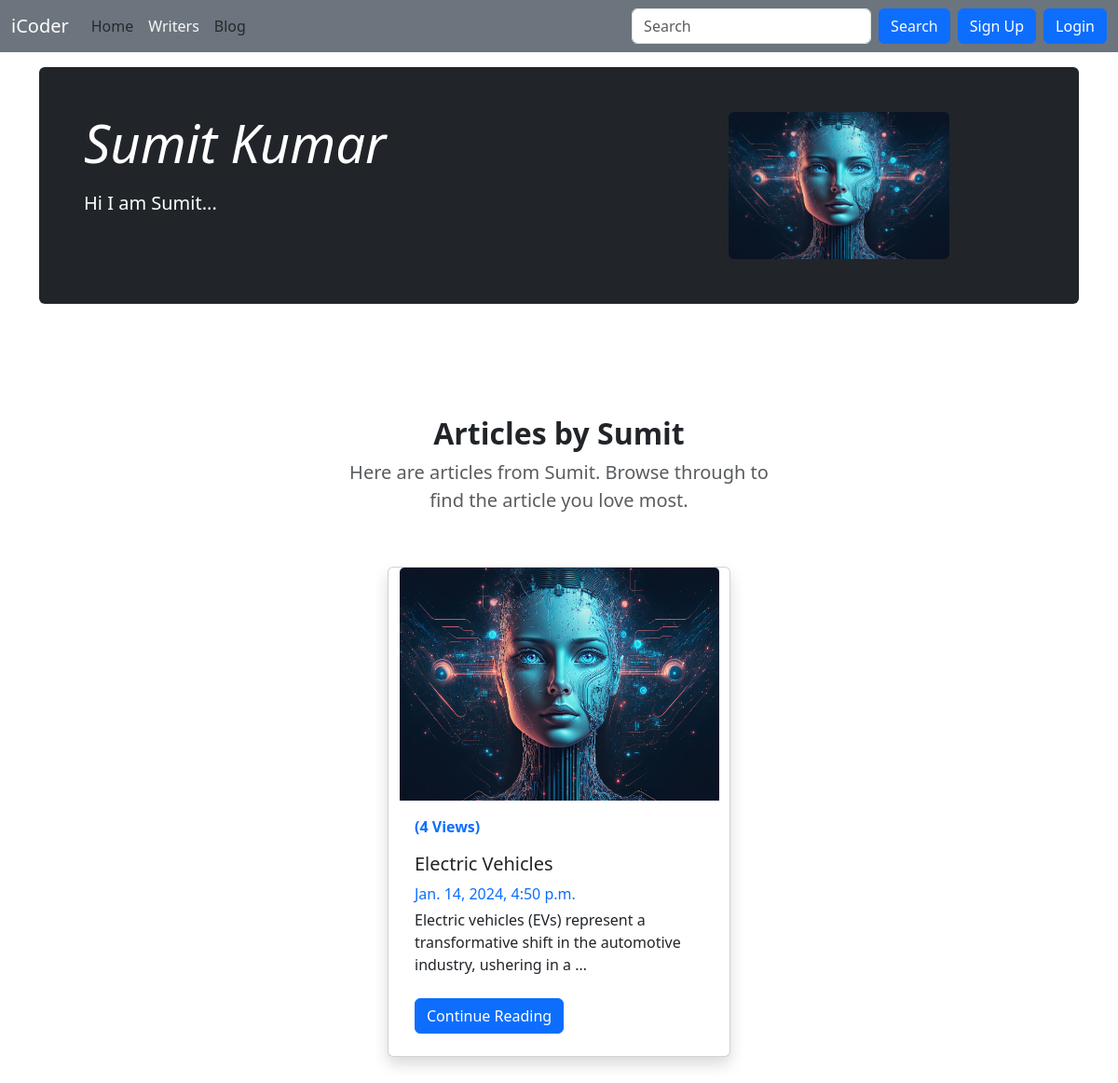
/writers/sumitkumar, run on the app's committed database.
### writers/models.py (models this page shows, shortened)
class Writer(models.Model):
    sno = models.AutoField(primary_key=True)
    username = models.CharField(max_length=15)
    firstName = models.CharField(max_length=100)
    lastName = models.CharField(max_length=100)
    email = models.CharField(max_length=100)
    password = models.CharField(max_length=100)
    bio = models.CharField(max_length=1000, default="")
    userImage  = models.ImageField(upload_to='blog/user', default='blog/user/default_user.png')

### blog/models.py (models this page shows, shortened)
class Post(models.Model):
    sno = models.AutoField(primary_key=True)
    username = models.CharField(max_length=15, default="")
    title = models.CharField(max_length=255)
    postImage  = models.ImageField(upload_to='static/img', default='static/img/default.jpg')
    content = models.TextField()
    author = models.CharField(max_length=100)
    slug = models.CharField(max_length=130)
    views = models.IntegerField(default=0)
    timeStamp = models.DateTimeField(default= now)

### writers/views.py (the view)
# urls.py: path('<str:slug>', views.UserView.as_view(), name='userView'),
class UserView(View):
    def get(self, request, slug):
        writer = Writer.objects.filter(username=slug).first()
        posts = Post.objects.filter(username=writer.username)
        context = {'writer' : writer, 'posts' : posts}
        return render(request, 'writers/userView.html', context)

### templates/writers/userView.html (shortened to what this page needs)
{% extends "base.html" %}
{% block aboutactive %} text-light {% endblock aboutactive %}
{% block body %}
<div class="container my-5 p-4">
  <div class="p-4 p-md-5 mb-4 text-white rounded bg-dark row">
    <div class="col-md-8 px-0">
      <h1 class="display-4 fst-italic">{{writer.firstName}} {{writer.lastName}}</h1>
      <p class="lead my-3">{{writer.bio}}</p>
    </div>
    <div class='userImg col-md-4'>
      <img src="/media/{{writer.userImage}}" onerror="this.src='/media/blog/user/default_user.png'" class="rounded w-75" alt="...">
    </div>
  </div>
  <div class="container">
    <section class="py-5" id='allblogs'>
      <div class="container px-5 my-5">
        <div class="row gx-5 justify-content-center">
          <div class="col-lg-8 col-xl-6">
            <div class="text-center">
              <h2 class="fw-bolder">Articles by {{writer.firstName}}</h2>
              <p class="lead fw-normal text-muted mb-5">Here are articles from {{writer.firstName}}. Browse through to
                find
                the article you love most.</p>
            </div>
          </div>
        </div>
        <div class="row justify-content-center">
          {% for post in posts %}
          <div class="card mx-2 my-2 shadow" style="width: 23rem;">
            <img src="/media/{{post.postImage}}" class="card-img-top" alt="...">
            <div class="card-body">
              <p class="text-primary"><b>({{post.views}} Views)</b></p>
              <h5 class="card-title">{{post.title}}</h5>
              <div class="mb-1 text-primary">{{post.timeStamp}}</div>
              <p class="card-text">{{post.content|truncatechars:100}}</p>
              <a href="/blog/{{post.slug}}" class="btn btn-primary my-2">Continue Reading</a>
            </div>
          </div>
          {% endfor %}
        </div>
      </div>
    </section>
  </div>
</div>
{% endblock body %}

### templates/writers/userView.html (style rules this page uses)
.card-img-top { min-height: 250px; max-height: 250px; min-width: 343px; max-width: 343px; }

### data on the page
Writer: firstName "Sumit", lastName "Kumar", bio "Hi I am Sumit...", userImage (picture)
Post: postImage (picture), views "4", title "Electric Vehicles", timeStamp "Jan. 14, 2024, 4:50 p.m.", content "Electric vehicles (EVs) represent a transformative shift in the automotive industry, ushering in a …"
